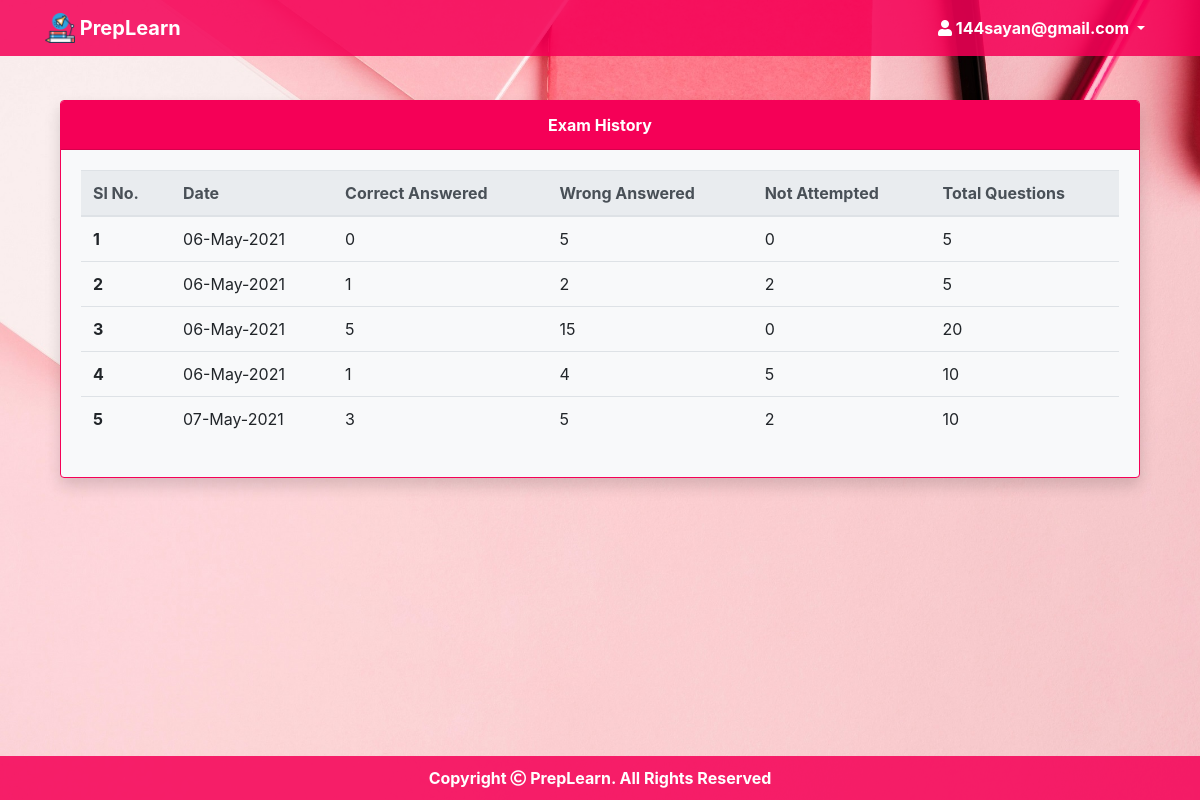
Page /examhistory.php (signed in) on the committed database.
### tables this page shows
CREATE TABLE `preplearn_exam_history` (
  `history_id` int(11) NOT NULL,
  `email` varchar(100) NOT NULL,
  `date` date NOT NULL,
  `correct` int(11) NOT NULL,
  `wrong` int(11) NOT NULL,
  `not_attempted` int(11) NOT NULL,
  `count_questions` int(11) NOT NULL
);

### examhistory.php (the view, shortened to what this page needs)
<?php
	require "php/conn.php";
    $email=$_SESSION["email"];
	$sql = "SELECT * FROM preplearn_exam_history WHERE email='$email'";
	$result = $conn->query($sql);
?>
<html>
<head>
	<?php require "php/head.php"; ?>
</head>
<body>
	<?php  require "php/nav.php"; ?>
	<div class="container">
		<div class="row" style="margin: 100px 0;">
			<div class="col-12">
				<div class="card bg-light border-pink font-weight-bold shadow">
  					<div class="card-header bg-pink text-center text-white">Exam History</div>
  					<div class="card-body">
                        <table class="table">
                            <thead class="thead-light">
                                <tr>
                                    <th scope="col">Sl No.</th>
                                    <th scope="col">Date</th>
                                    <th scope="col">Correct Answered</th>
                                    <th scope="col">Wrong Answered</th>
                                    <th scope="col">Not Attempted</th>
                                    <th scope="col">Total Questions</th>
                                </tr>
                            </thead>
                            <tbody>
                                <?php
                                    $i=1;
                                    while($row = $result->fetch_assoc()){
                                ?>
                                <tr>
                                    <th scope="row"><?php echo $i; ?></th>
                                    <td><?php echo date("d-M-Y",strtotime($row["date"])); ?></td>
                                    <td><?php echo $row["correct"]; ?></td>
                                    <td><?php echo $row["wrong"]; ?></td>
                                    <td><?php echo $row["not_attempted"]; ?></td>
                                    <td><?php echo $row["count_questions"]; ?></td>
                                </tr>
                                <?php
                                    $i++;
                                    }
                                ?>
                            </tbody>
                        </table>
  					</div>
				</div>
			</div>
		</div>
	</div>
	<?php  require "php/footer.php"; ?>
</body>
</html>

### css/style.css (style rules this page uses)
.bg-pink { background-color: #f50057; }
.border-pink { border-color: #f50057; }

### examhistory.php (style rules this page uses)
body { background: url(background/imghome.jpg) fixed; background-size: cover; background-color: white; }

### rows in the picture
preplearn_exam_history: date "06-May-2021", correct "0", wrong "5", not_attempted "0", count_questions "5"
preplearn_exam_history: date "06-May-2021", correct "1", wrong "2", not_attempted "2", count_questions "5"
preplearn_exam_history: date "06-May-2021", correct "5", wrong "15", not_attempted "0", count_questions "20"
preplearn_exam_history: date "06-May-2021", correct "1", wrong "4", not_attempted "5", count_questions "10"
preplearn_exam_history: date "07-May-2021", correct "3", wrong "5", not_attempted "2", count_questions "10"

### other values in the picture
$_SESSION["email"] "144sayan@gmail.com"
